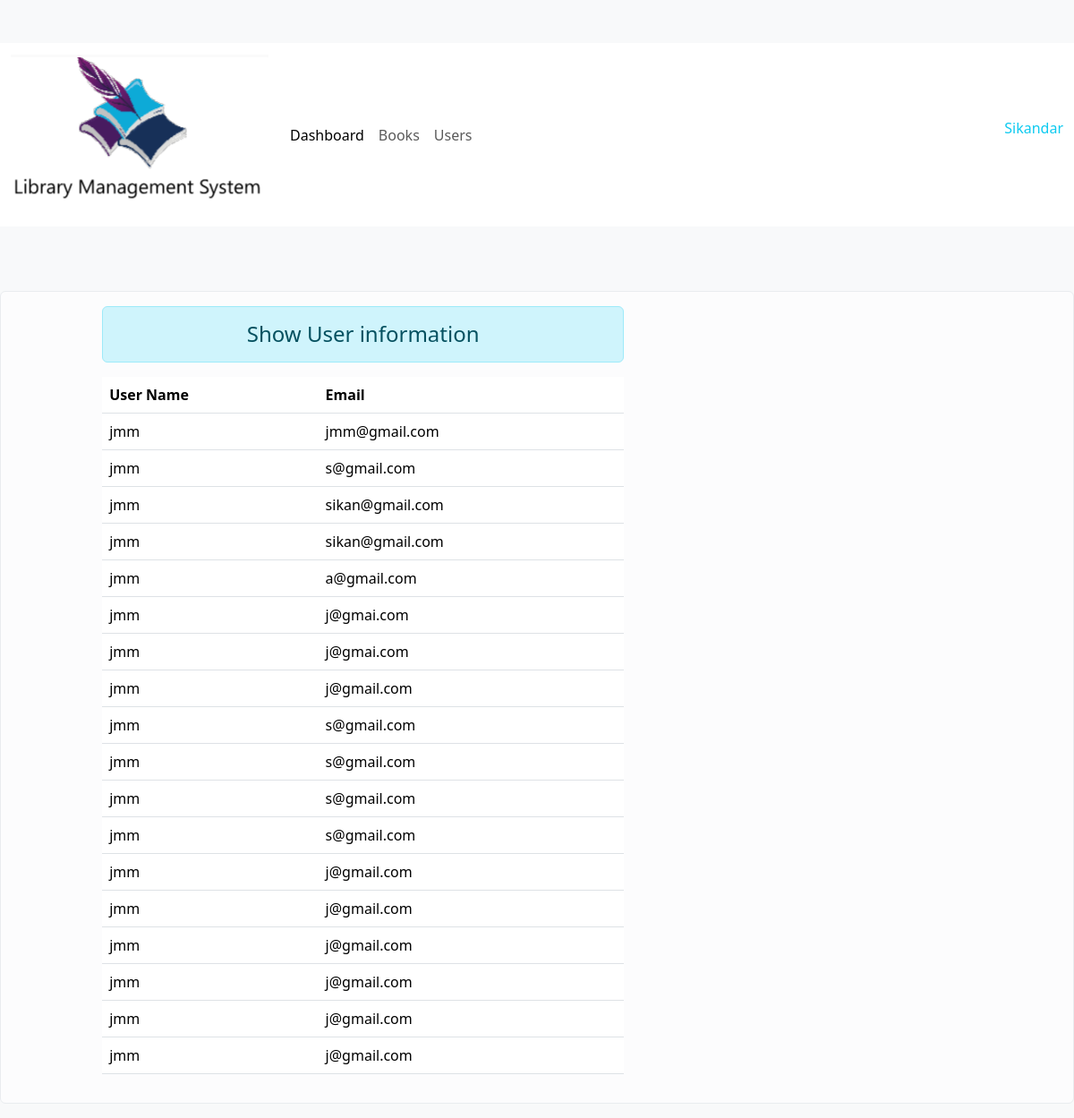
/user, run on the app's committed database.
### library/models.py (models this page shows)
class User(models.Model):
    User_name=models.CharField(max_length=70)
    Email=models.EmailField(max_length=70)
    Password=models.CharField(max_length=50)

### library/views.py (the view)
# urls.py: path('user', views.user, name='USER'),
def user(request):
    stud=User.objects.all()
    return render(request,'User.html',context={'user': stud})

### library/templates/User.html (shortened to what this page needs)
<!DOCTYPE html>
<html lang="en">
    <head>
        {% load static %}
         <link rel="stylesheet" type="text/css" href="{% static 'css/style.css' %}">
         <link rel="stylesheet" href="{% static 'css/bootstrap.css'%}">
        <link rel="stylesheet" href="bootStrap/css/bootstrap.min.css">
        <link rel='stylesheet' href='https://cdn-uicons.flaticon.com/uicons-regular-rounded/css/uicons-regular-rounded.css'>
        <link rel='stylesheet' href='https://cdn-uicons.flaticon.com/uicons-solid-straight/css/uicons-solid-straight.css'>
        <link rel='stylesheet' href='https://cdn-uicons.flaticon.com/uicons-solid-rounded/css/uicons-solid-rounded.css'>
        <link rel='stylesheet' href='https://cdn-uicons.flaticon.com/uicons-regular-straight/css/uicons-regular-straight.css'>
</head>
<body class="bg-light">
    <br>
    <br>
    <nav class="navbar navbar-expand-lg navbar-light bg-white">
        <div class="container-fluid">
          <a class="navbar-brand" href="index.html"><img class="brandStyle" src={% static 'css/logo.png' %} alt=""></a>
          <div class="collapse navbar-collapse" id="navbarTogglerDemo02">
            <ul class="navbar-nav me-auto mb-2 mb-lg-0">
                <li class="nav-item">
                <a class="nav-link active" aria-current="page" href="{% url 'index1'%}">Dashboard</a>
              </li>
              <li class="nav-item">
                <a class="nav-link" href="{% url 'Book'%}" >Books</a>
              </li>
                <a class="nav-link" href="{% url 'USER'%}" tabindex="-1" aria-disabled="true">Users</a>
            </ul>
            <form class="d-flex gap-2">
                <p class="p text-info">Sikandar</p>
            </form>
          </div>
        </div>
      </nav>
<br>
<br>
<br>
      <div class="alert alert-light">
      <div class="col-sm-6 offset-1">
        <h4 class="text-center alert alert-info">Show User information</h4>
        {%if user %}
                <table class="table table-hover bg-light">
                    <thead>
                        <tr>
                        <th scope="col">User Name</th>
                        <th scope="col">Email</th>
                        </tr>
                    </thead>
                    <tbody>
                        {% for st in user %}
                        <tr>
                        <td>{{st.User_name}}</td>
                        <td>{{st.Email}}</td>
                        {% endfor %}
                    </tbody>
                </table>
            {%else%}
            <h4>No Record in the Table</h4>
        {%endif %}
    </div>
    </div>
      </body>

### library/static/css/style.css (style rules this page uses)
body { margin: 0%; }

### data on the page
User: User_name "jmm", Email "jmm@gmail.com"
User: User_name "jmm", Email "s@gmail.com"
User: User_name "jmm", Email "sikan@gmail.com"
User: User_name "jmm", Email "sikan@gmail.com"
User: User_name "jmm", Email "a@gmail.com"
User: User_name "jmm", Email "j@gmai.com"
User: User_name "jmm", Email "j@gmai.com"
User: User_name "jmm", Email "j@gmail.com"
User: User_name "jmm", Email "s@gmail.com"
User: User_name "jmm", Email "s@gmail.com"
User: User_name "jmm", Email "s@gmail.com"
User: User_name "jmm", Email "s@gmail.com"
User: User_name "jmm", Email "j@gmail.com"
User: User_name "jmm", Email "j@gmail.com"
User: User_name "jmm", Email "j@gmail.com"
User: User_name "jmm", Email "j@gmail.com"
User: User_name "jmm", Email "j@gmail.com"
User: User_name "jmm", Email "j@gmail.com"
